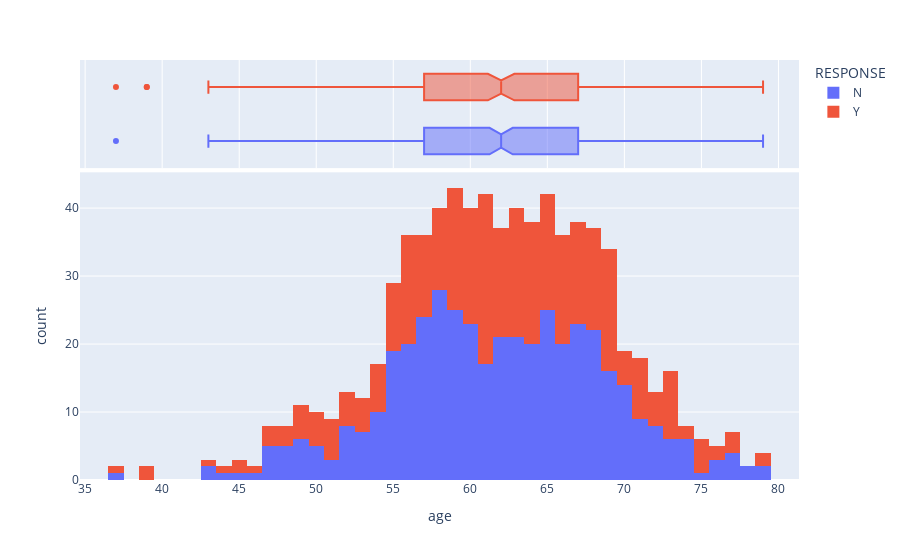

The notebook cell this image was saved under:
### Code cell
px.histogram(df_merged, x="age", color="RESPONSE", marginal="box")

### Figure 1 — Plotly figure (JSON) as saved in the notebook; plotly's stock layout.template omitted (floating-point values rounded to 4 significant figures; data arrays with more than 128 entries replaced by an {"elided": "..."} marker saying what was removed)
{"data": [{"alignmentgroup": "True", "bingroup": "x", "hovertemplate": "RESPONSE=N<br>age=%{x}<br>count=%{y}<extra></extra>", "legendgroup": "N", "marker": {"color": "#636efa", "pattern": {"shape": ""}}, "name": "N", "offsetgroup": "N", "orientation": "v", "showlegend": true, "type": "histogram", "x": {"elided": "434 int values"}, "xaxis": "x", "yaxis": "y"}, {"alignmentgroup": "True", "hovertemplate": "RESPONSE=N<br>age=%{x}<extra></extra>", "legendgroup": "N", "marker": {"color": "#636efa"}, "name": "N", "notched": true, "offsetgroup": "N", "showlegend": false, "type": "box", "x": {"elided": "434 int values"}, "xaxis": "x2", "yaxis": "y2"}, {"alignmentgroup": "True", "bingroup": "x", "hovertemplate": "RESPONSE=Y<br>age=%{x}<br>count=%{y}<extra></extra>", "legendgroup": "Y", "marker": {"color": "#EF553B", "pattern": {"shape": ""}}, "name": "Y", "offsetgroup": "Y", "orientation": "v", "showlegend": true, "type": "histogram", "x": {"elided": "334 int values"}, "xaxis": "x", "yaxis": "y"}, {"alignmentgroup": "True", "hovertemplate": "RESPONSE=Y<br>age=%{x}<extra></extra>", "legendgroup": "Y", "marker": {"color": "#EF553B"}, "name": "Y", "notched": true, "offsetgroup": "Y", "showlegend": false, "type": "box", "x": {"elided": "334 int values"}, "xaxis": "x2", "yaxis": "y2"}], "layout": {"barmode": "relative", "legend": {"title": {"text": "RESPONSE"}, "tracegroupgap": 0}, "margin": {"t": 60}, "xaxis": {"anchor": "y", "domain": [0, 1], "title": {"text": "age"}}, "xaxis2": {"anchor": "y2", "domain": [0, 1], "matches": "x", "showgrid": true, "showticklabels": false}, "yaxis": {"anchor": "x", "domain": [0, 0.7326], "title": {"text": "count"}}, "yaxis2": {"anchor": "x2", "domain": [0.7426, 1], "matches": "y2", "showgrid": false, "showline": false, "showticklabels": false, "ticks": ""}}}
